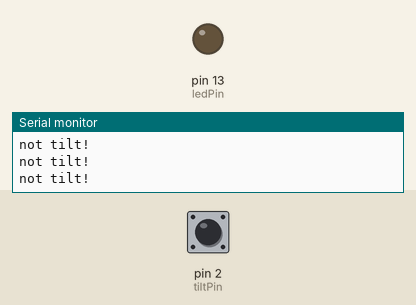
This sketch was run on a simulated Arduino Uno, built with avr-gcc and run on an emulated ATmega328P. Shown: output pins drawn as LEDs (lit = HIGH), the last lines printed to the serial monitor. Dashed ring = blinking. The test bench sets the inputs (shaded band); at power-on: pin 2 (tiltPin) LOW.

Above: at 1.2 s.
1.3 s: pin 2 (tiltPin) driven HIGH
At 2.5 s:
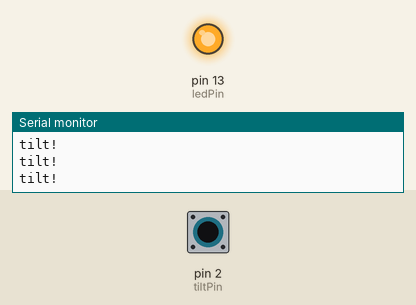
2.8 s: pin 2 (tiltPin) driven LOW
At 3.8 s:
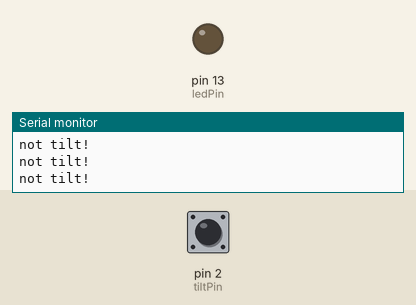
4.3 s: pin 2 (tiltPin) pulsed HIGH 2 times (0.12 s each, 0.3 s apart)
At 4.36 s:
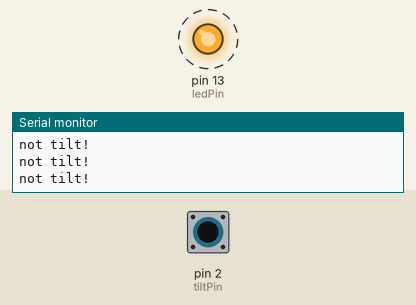
7.9 s: pin 2 (tiltPin) pulsed HIGH 5 times (0.12 s each, 0.3 s apart)
At 10.5 s:
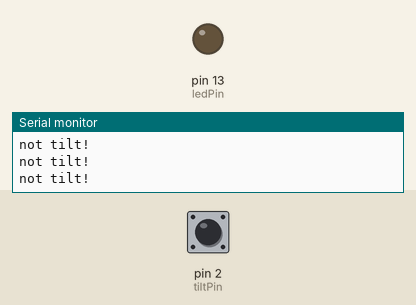
Timing chart, 0 to 12.0 s (numbered marks = the images above; inputs shaded):
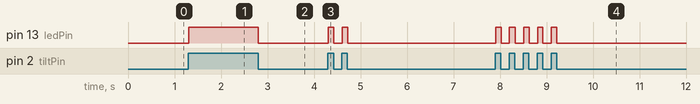

The sketch:

ch07_3.ino
```cpp
int tiltPin = 2;
int ledPin = 13;

void setup() {
  pinMode(tiltPin, INPUT);
  pinMode(ledPin, OUTPUT);
  Serial.begin(9600);
}

void loop() {
  int tiltState = digitalRead(tiltPin);
  if (tiltState == HIGH) {
    digitalWrite(ledPin, HIGH);
    Serial.println("tilt!");
  } else {
    digitalWrite(ledPin, LOW);
    Serial.println("not tilt!");
  }
  delay(10);
}
```

Measured:
- after the input at 1.3 s, pin 13 (ledPin): LOW → HIGH at once
- after the input at 2.8 s, pin 13 (ledPin): HIGH → LOW at once
- after the input at 4.3 s, pin 13 (ledPin): alternates HIGH for 0.12 s and LOW for 0.18 s, 4 changes in all, then stays LOW, starting at once
- after the input at 7.9 s, pin 13 (ledPin): alternates HIGH for 0.12 s and LOW for 0.18 s, 10 changes in all, then stays LOW, starting at once
